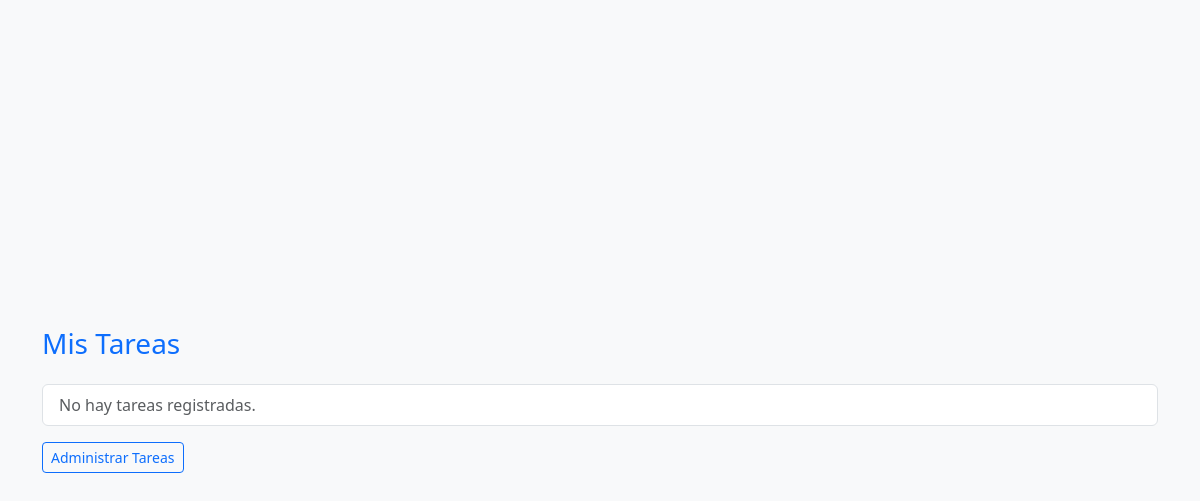
Before: / with the older database file.
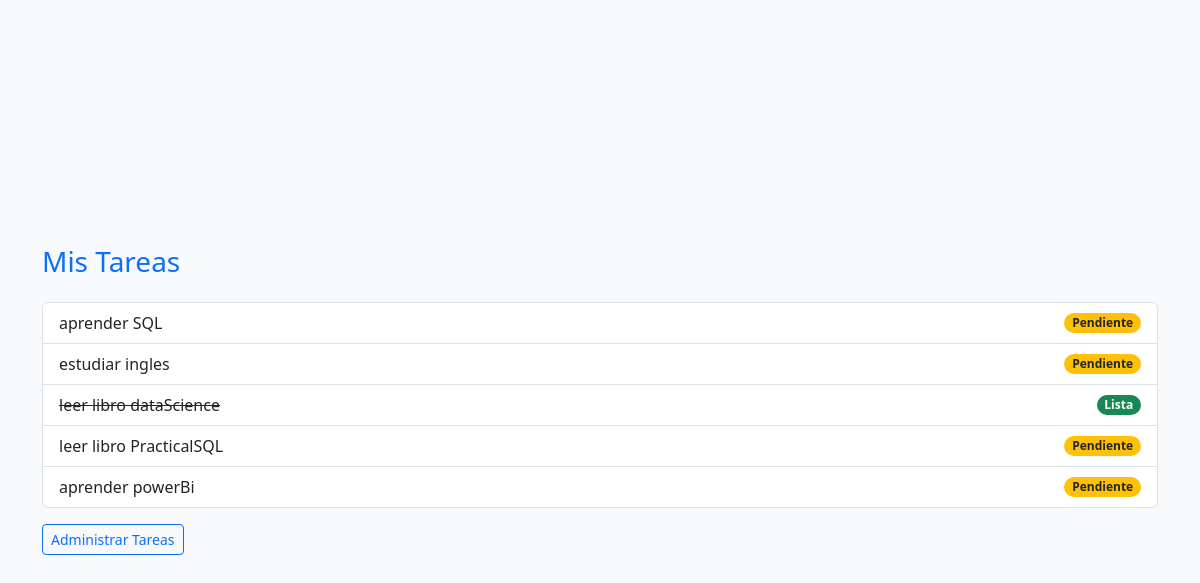
After: the same page with the newer database file.
### web01/models.py (models this page shows, shortened)
class Tarea(models.Model):
    titulo = models.CharField(max_length=200)
    fecha_creacion = models.DateTimeField(auto_now_add=True)
    completada = models.BooleanField(default=False)

### web01/views.py (the view)
# urls.py: path('', views.index, name='inicio'),
def index(request):
    lista_tareas = Tarea.objects.all()
    datos = {
        'curso': 'Desarrollo Web',
        'nombre_estudiante': 'Cristian Bravo',
        'tareas': lista_tareas
    }
    return render(request, 'web01/index.html', datos)

### web01/templates/web01/index.html (shortened to what this page needs)
{% load static %}
<!DOCTYPE html>
<html lang="es">
<head>
    <link href="https://cdn.jsdelivr.net/npm/bootstrap@5.3.0/dist/css/bootstrap.min.css" rel="stylesheet">
    <link rel="stylesheet" href="{% static 'web01/estilos.css' %}">
</head>
<body class="bg-light"> <div class="container d-flex justify-content-center align-items-center vh-100">
        <div class="card-body">
                <h3 class="card-title text-primary mb-4">Mis Tareas</h3>
                <ul class="list-group text-start">
                    {% for t in tareas %}
                        <li class="list-group-item d-flex justify-content-between align-items-center">
                            {% if t.completada %}
                                <s>{{ t.titulo }}</s>
                            {% else %}
                                {{ t.titulo }}
                            {% endif %}
                            {% if t.completada %}
                                <span class="badge bg-success rounded-pill">Lista</span>
                            {% else %}
                                <span class="badge bg-warning text-dark rounded-pill">Pendiente</span>
                            {% endif %}
                        </li>
                    {% empty %}
                        <li class="list-group-item text-muted">No hay tareas registradas.</li>
                    {% endfor %}
                </ul>
                <div class="mt-3">
                    <a href="/admin" target="_blank" class="btn btn-outline-primary btn-sm">Administrar Tareas</a>
                </div>
            </div>
    </div>
</body>
</html>

Changed rows visible on the page:
added Tarea: titulo "aprender SQL", completada "Pendiente"
added Tarea: titulo "estudiar ingles", completada "Pendiente"
added Tarea: titulo "leer libro dataScience", completada "Lista"
added Tarea: titulo "leer libro PracticalSQL", completada "Pendiente"
added Tarea: titulo "aprender powerBi", completada "Pendiente"
Other visible differences:
text no longer shown: "No hay tareas registradas."
